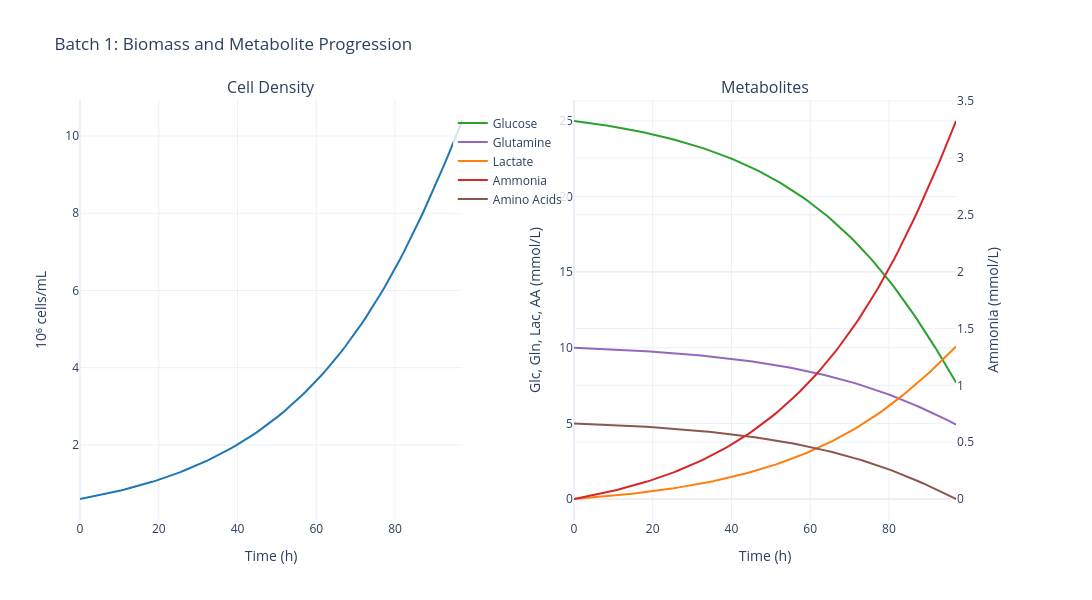
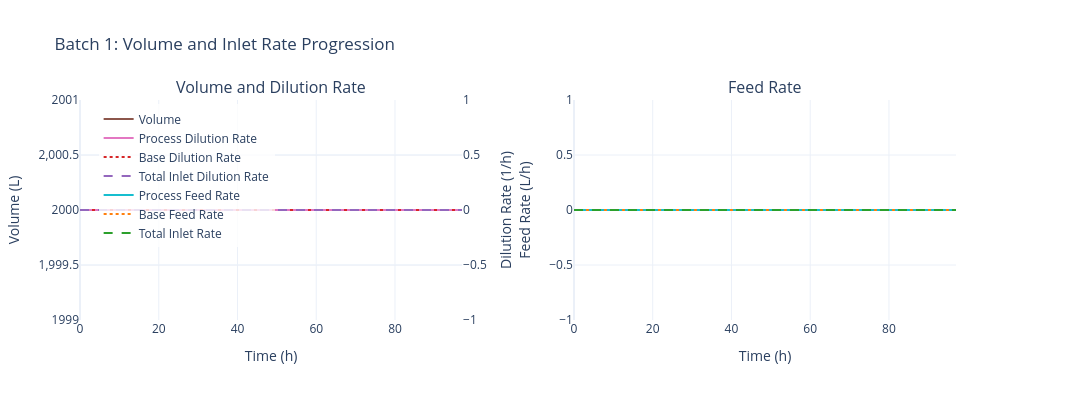
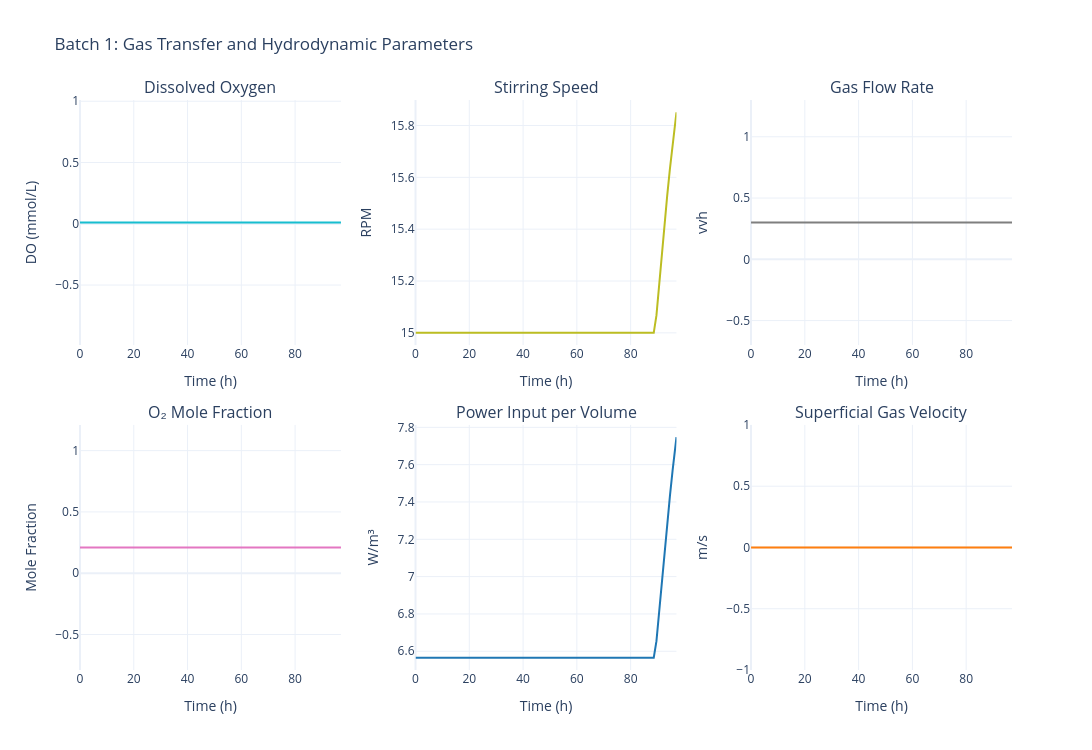
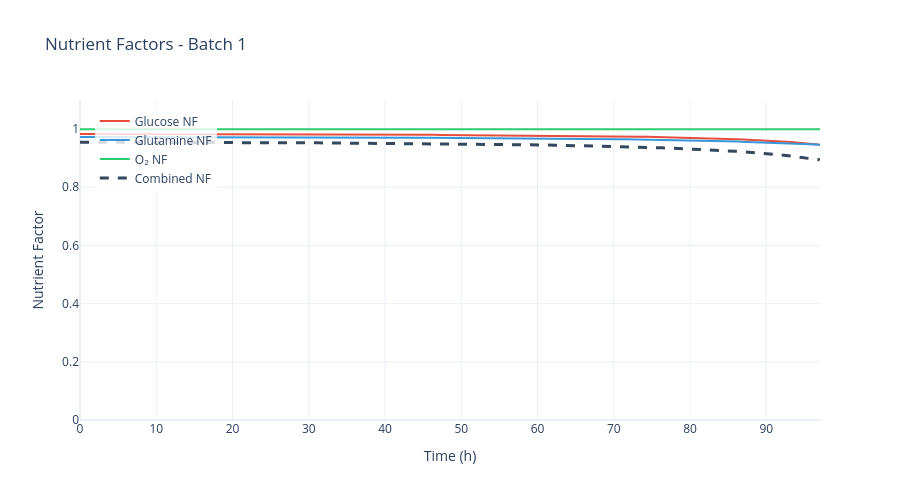

These figures' notebook cell, in order:
### Code cell
figs_dict = sim.data.plot_all(1,None)

for fig in figs_dict.values():
    fig.show()
